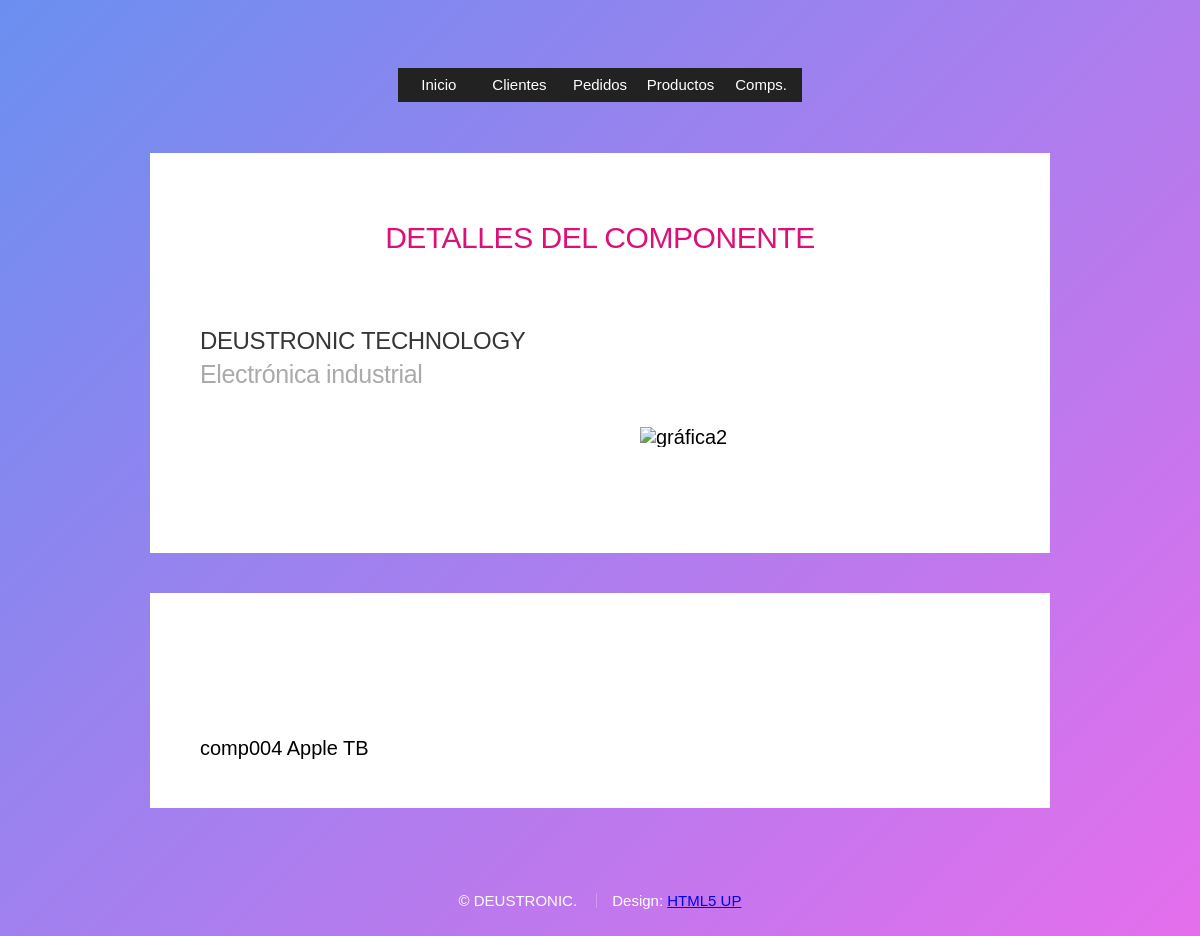
/miApp/componentes/5/, run on an earlier commit of the app's database.
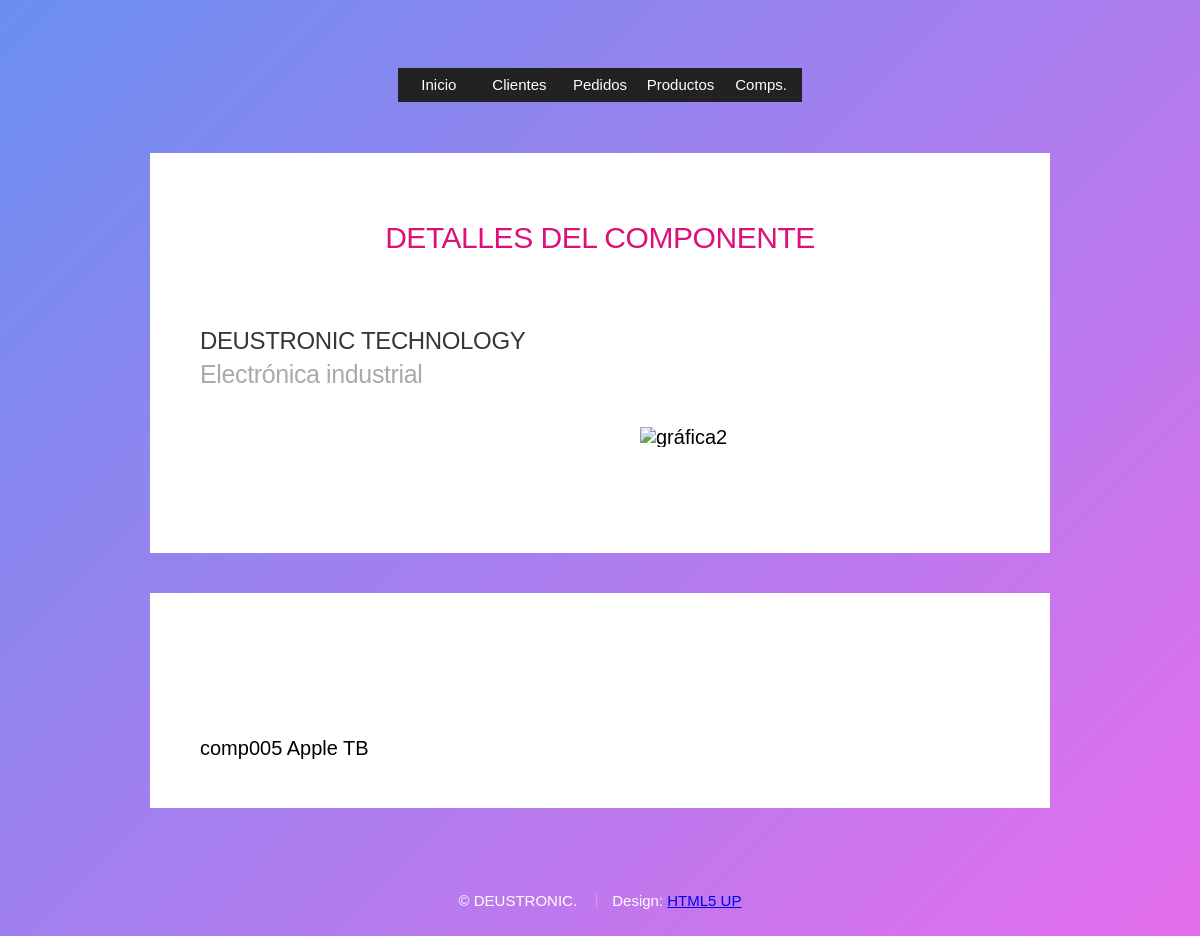
And on a later commit of the database.
### miApp/models.py (models this page shows, shortened)
class Componente(models.Model):
    codigo = models.CharField(max_length=20, default = '')
    modelo = models.CharField(max_length=30)
    marca = models.CharField(max_length=30)

### miApp/views.py (the view)
# urls.py: path('componentes/<int:pk>/', views.ComponenteDetailView.as_view(), name='componentedetalle'),
class ComponenteDetailView(DetailView):
    model = Componente
    template_name = 'componente_detalle.html'
    def get_context_data(self, **kwargs):
        context = super(ComponenteDetailView, self).get_context_data(**kwargs)
        context['titulo_pagina'] = 'Detalles del componente'
        return context

### miApp/templates/componente_detalle.html
{% extends "base.html" %}
{% block contenido %}
{{ componente.codigo }}
{{ componente.marca }}
{{ componente.modelo }}
{% endblock %}

What changed in the data, as far as the page shows it:
changed Componente "Apple": codigo "comp004" → "comp005"
